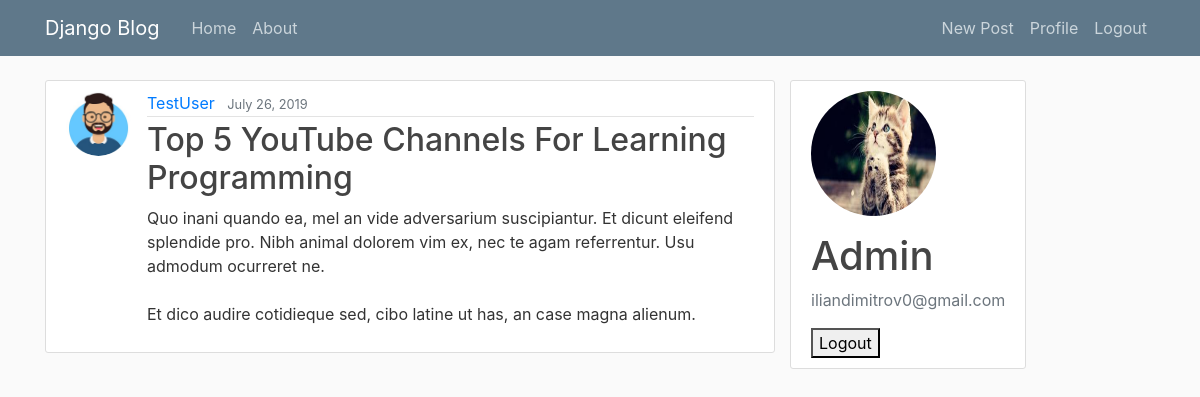
The app's page /post/54/ (signed in) with its own data.
### blog/models.py (models this page shows, shortened)
class Post(models.Model):
    title = models.CharField(max_length =100)
    content = models.TextField()
    date_posted = models.DateTimeField(default=timezone.now)
    author = models.ForeignKey(User, on_delete=models.CASCADE)

### users/models.py (models this page shows, shortened)
class Profile(models.Model):
    user = models.OneToOneField(User, on_delete= models.CASCADE)
    image = models.ImageField(default = 'default.jpg', upload_to='profile_pics/')

### blog/views.py (the view)
# urls.py: path('post/<int:pk>/', PostDetailView.as_view(), name='post-detail'),
class PostDetailView(DetailView):
    model = Post

### blog/templates/blog/post_detail.html (shortened to what this page needs)
{% extends "blog/base.html" %}
{% block content %}
<article class="media content-section">
  <img class="rounded-circle article-img" src="{{ object.author.profile.image.url }}">
  <div class=" media-body">
  <div class="article-metadata">
    <a class="mr-2" href="{% url 'user-posts' object.author.username %}">{{ post.author }}</a>
    <small class="text-muted">{{ object.date_posted|date:"F d, Y" }}</small>
  </div>
  <h2 class="article-title" href="#">{{ object.title }}</h2>
  <p class="article-content">{{ object.content }}</p>
  </div>
</article>
{% endblock content %}

### blog/templates/blog/base.html (shortened to what this page needs)
{% load static %}
<!DOCTYPE html>
<html lang="en" dir="ltr">
<head>
  <link rel="stylesheet" href="https://maxcdn.bootstrapcdn.com/bootstrap/4.0.0/css/bootstrap.min.css">
  <link rel="stylesheet" type="text/css" href="{% static 'blog/main.css'%}">
</head>
<body>
  <header class="site-header">
    <nav class="navbar navbar-expand-md navbar-dark bg-steel fixed-top">
      <div class="container">
        <a class="navbar-brand mr-4" href="{% url 'blog-home' %}">Django Blog</a>
        <div class="collapse navbar-collapse" id="navbarToggle">
          <div class="navbar-nav mr-auto">
            <a class="nav-item nav-link" href="{% url 'blog-home' %}">Home</a>
            <a class="nav-item nav-link" href="{% url 'blog-about' %}">About</a>
          </div>
          <div class="navbar-nav">
            {% if user.is_authenticated %}
            <a class="nav-item nav-link" href="{% url 'post-create'%}">New Post</a>
            <a class="nav-item nav-link" href="{% url 'profile'%}">Profile</a>
            <a class="nav-item nav-link" href="{% url 'logout'%}">Logout</a>
            {% else %}
            <a class="nav-item nav-link" href="{% url 'login'%}">Login</a>
            <a class="nav-item nav-link" href="{% url 'register'%}">Register</a>
            {% endif%}
          </div>
        </div>
      </div>
    </nav>
  </header>
  <main role="main" class="container">
    <div class="row">
      <div class="col-md-8">
        {% block content %}{% endblock %}
        {% if user.is_authenticated %}
      </div>
      <div class="media">
        <div class="content-section">
            <img class="rounded-circle account-img" src="{{ user.profile.image.url }}">
              <div class="media-body">
                <h2 class="account-heading">{{ user.username }}</h2>
                <p class="text-secondary">{{ user.email }}</p>
                <form action="{% url 'logout'%}">
                <button class="button-center" type="submit"> Logout </button>
                </form>
              </div>
          {% endif %}
        </div>
      </div>
    </div>
  </main>
</body>
</html>

### blog/static/blog/main.css (style rules this page uses)
body { background: #fafafa; color: #333333; margin-top: 5rem; }
h1, h2, h3, h4, h5, h6 { color: #444444; }
.bg-steel { background-color: #5f788a; }
.site-header .navbar-nav .nav-link { color: #cbd5db; }
.content-section { background: #ffffff; padding: 10px 20px; border: 1px solid #dddddd; border-radius: 3px; margin-bottom: 20px; }
.article-title { color: #444444; }
.article-content { white-space: pre-line; }
.article-img { height: 65px; width: 65px; margin-right: 16px; }
.article-metadata { padding-bottom: 1px; margin-bottom: 4px; border-bottom: 1px solid #e3e3e3 }
.account-img { height: 125px; width: 125px; margin-right: 20px; margin-bottom: 16px; }
.account-heading { font-size: 2.5rem; }

### records on screen
Post: author.profile.image (placeholder picture), author "TestUser", date_posted "July 26, 2019", title "Top 5 YouTube Channels For Learning Programming", content "Quo inani quando ea, mel an vide adversarium suscipiantur. Et dicunt eleifend splendide pro. Nibh animal dolorem vim ex, nec te agam referrentur. Usu admodum ocurreret ne. Et dico audire cotidieque sed, cibo latine ut has, an case magna alienum."

### other values on screen
{{ user.username }} "Admin"
{{ user.email }} "iliandimitrov0@gmail.com"
